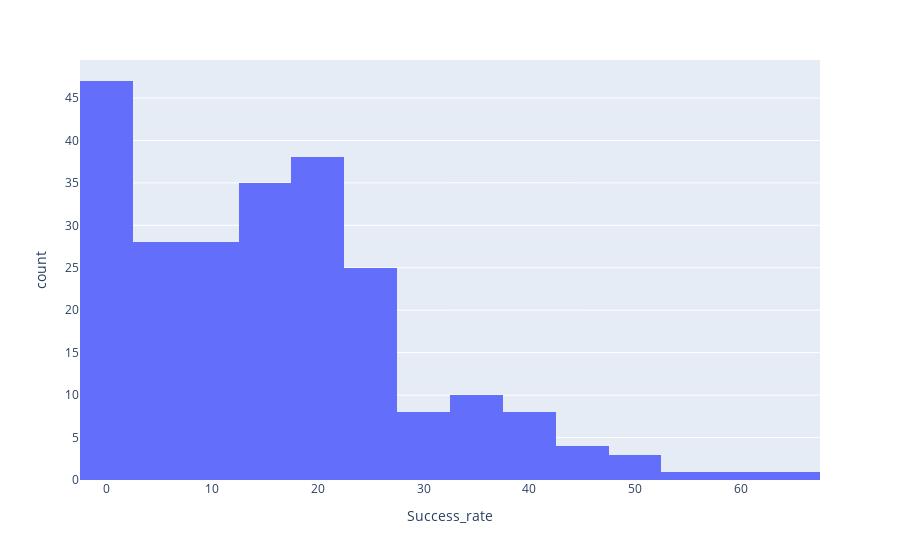
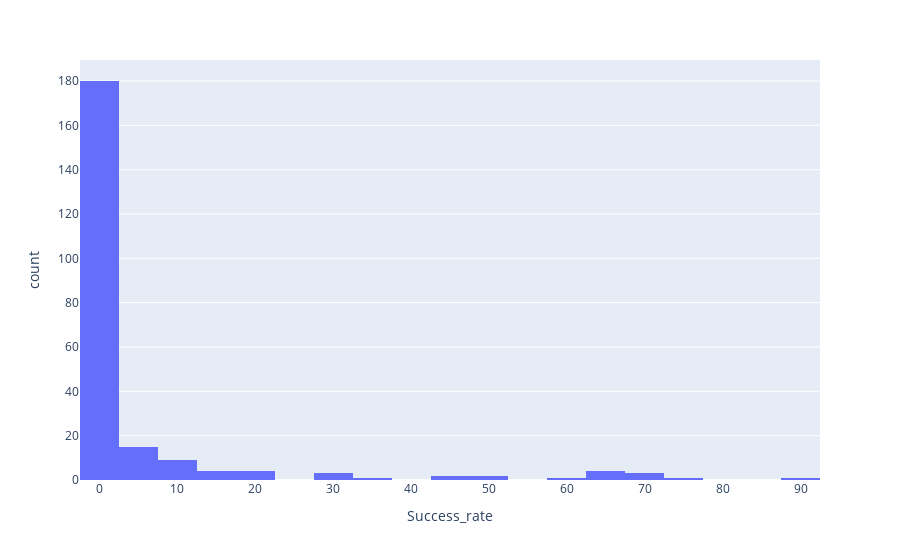
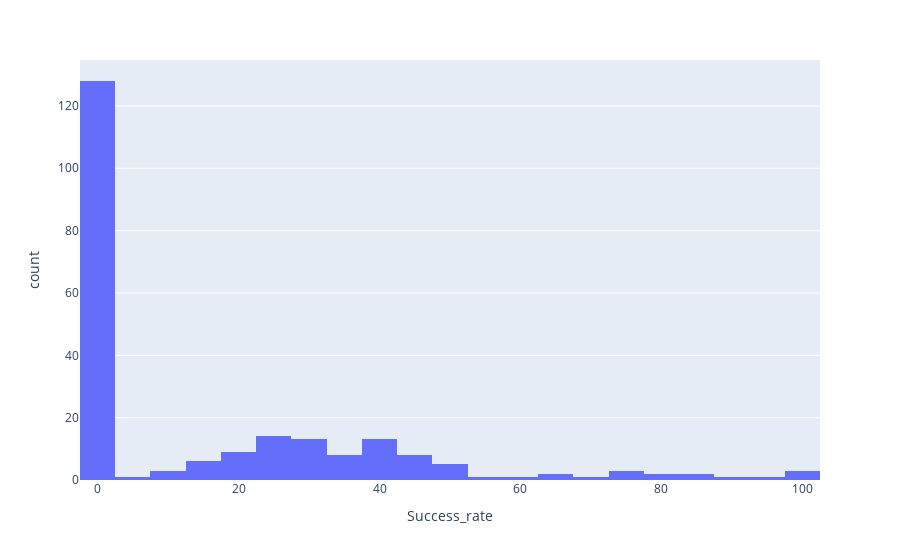

The code cell stored with these charts, in order, in its notebook:
### Markdown cell above
5.	Generate histograms for the daily ANPR success rate for each site for all trucks.  Use 25 bins for the histograms.  Display graphs of the histograms, and comment on the modes of behaviour that are observed.

### Code cell
ANPR_per_day_hist = ANPR_per_day.plot.hist( 
    column=["ANPR cameras success rate"], by='location_id', 
    bins=25, edgecolor='white', linewidth=0.5, figsize=(10, 6),
    title='ANPR Camera Daily Success Rate Frequency',
)

### Figure 1 — Plotly figure (JSON) as saved in the notebook; plotly's stock layout.template omitted (floating-point values rounded to 4 significant figures; data arrays with more than 128 entries replaced by an {"elided": "..."} marker saying what was removed)
{"data": [{"alignmentgroup": "True", "bingroup": "x", "hovertemplate": "Success_rate=%{x}<br>count=%{y}<extra></extra>", "legendgroup": "", "marker": {"color": "#636efa", "pattern": {"shape": ""}}, "name": "", "nbinsx": 25, "offsetgroup": "", "orientation": "v", "showlegend": false, "type": "histogram", "x": {"elided": "237 float values"}, "xaxis": "x", "yaxis": "y"}], "layout": {"barmode": "relative", "legend": {"tracegroupgap": 0}, "margin": {"t": 60}, "xaxis": {"anchor": "y", "domain": [0, 1], "title": {"text": "Success_rate"}}, "yaxis": {"anchor": "x", "domain": [0, 1], "title": {"text": "count"}}}}

### Figure 2 — Plotly figure (JSON) as saved in the notebook; plotly's stock layout.template omitted (floating-point values rounded to 4 significant figures; data arrays with more than 128 entries replaced by an {"elided": "..."} marker saying what was removed)
{"data": [{"alignmentgroup": "True", "bingroup": "x", "hovertemplate": "Success_rate=%{x}<br>count=%{y}<extra></extra>", "legendgroup": "", "marker": {"color": "#636efa", "pattern": {"shape": ""}}, "name": "", "nbinsx": 25, "offsetgroup": "", "orientation": "v", "showlegend": false, "type": "histogram", "x": {"elided": "230 float values"}, "xaxis": "x", "yaxis": "y"}], "layout": {"barmode": "relative", "legend": {"tracegroupgap": 0}, "margin": {"t": 60}, "xaxis": {"anchor": "y", "domain": [0, 1], "title": {"text": "Success_rate"}}, "yaxis": {"anchor": "x", "domain": [0, 1], "title": {"text": "count"}}}}

### Figure 3 — Plotly figure (JSON) as saved in the notebook; plotly's stock layout.template omitted (floating-point values rounded to 4 significant figures; data arrays with more than 128 entries replaced by an {"elided": "..."} marker saying what was removed)
{"data": [{"alignmentgroup": "True", "bingroup": "x", "hovertemplate": "Success_rate=%{x}<br>count=%{y}<extra></extra>", "legendgroup": "", "marker": {"color": "#636efa", "pattern": {"shape": ""}}, "name": "", "nbinsx": 25, "offsetgroup": "", "orientation": "v", "showlegend": false, "type": "histogram", "x": {"elided": "225 float values"}, "xaxis": "x", "yaxis": "y"}], "layout": {"barmode": "relative", "legend": {"tracegroupgap": 0}, "margin": {"t": 60}, "xaxis": {"anchor": "y", "domain": [0, 1], "title": {"text": "Success_rate"}}, "yaxis": {"anchor": "x", "domain": [0, 1], "title": {"text": "count"}}}}
